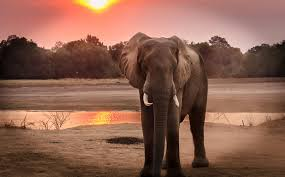
#> input picture IpprCodes/Exp2/image.jpeg, 285 x 177 px, found by its file name
$ python hist.py
#> lines starting #> are read from the running program, lines starting #| are printed output that depends on the picture
# -*- coding: utf-8 -*-
"""Untitled0.ipynb

Automatically generated by Colab.

Original file is located at
    https://colab.research.google.com/drive/1kt-aXNca2QNeZyKihITa8gZ-o-3LVKou
"""

# Install OpenCV if not already available
# !pip install opencv-python-headless

import cv2
import numpy as np
import matplotlib.pyplot as plt
from google.colab import files
from IPython.display import Image, display

# Upload an image
uploaded = files.upload()
#> the answer given: image.jpeg

# Load the image in grayscale
for file_name in uploaded.keys():
    img = cv2.imread(file_name, cv2.IMREAD_GRAYSCALE)
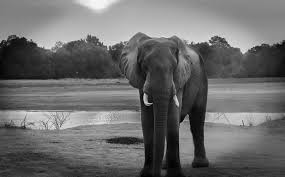
#> img: shape (177, 285); min 0, max 249, mean 107.7

# Apply Histogram Equalization
equalized_img = cv2.equalizeHist(img)
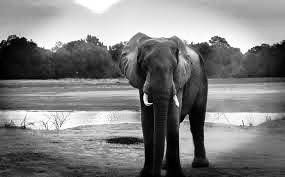
#> equalized_img: shape (177, 285); min 0, max 255, mean 128.2

# Plotting original and equalized image and their histograms
plt.figure(figsize=(12, 6))
#> (this line was passed over: IPython is not available in this run)

# Original image
plt.subplot(2, 2, 1)
#> (this line was passed over: IPython is not available in this run)
plt.imshow(img, cmap='gray')
#> (this line was passed over: IPython is not available in this run)
plt.title('Original Image')
#> (this line was passed over: IPython is not available in this run)
plt.axis('off')
#> (this line was passed over: IPython is not available in this run)

# Histogram of original image
plt.subplot(2, 2, 2)
#> (this line was passed over: IPython is not available in this run)
plt.hist(img.ravel(), 256, [0, 256])
#> (this line was passed over: IPython is not available in this run)
#> (the run stopped early here; a loop or call above may not have finished)
